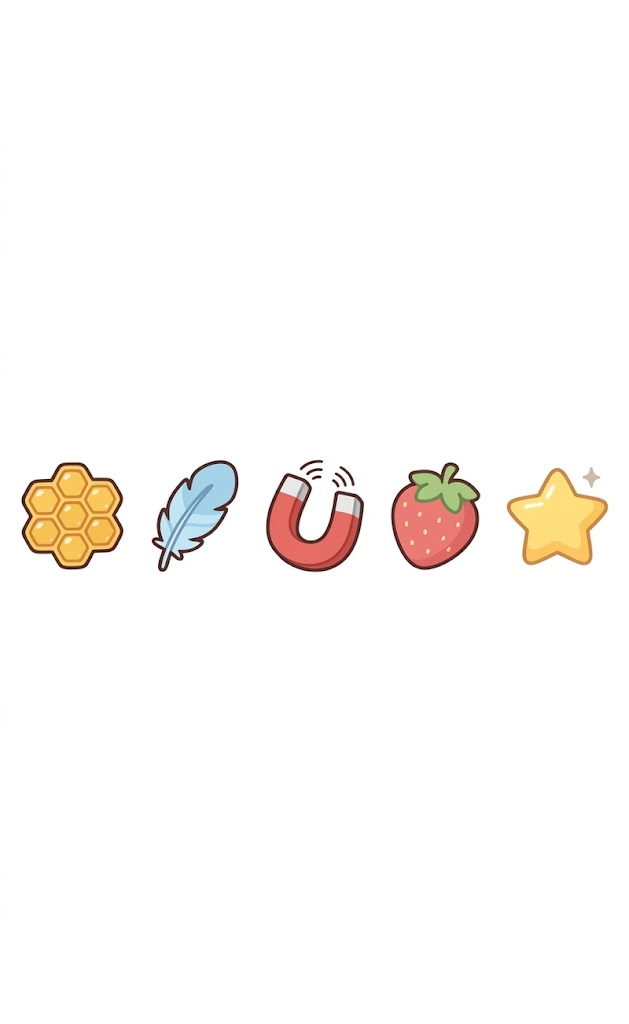
#> input picture assets/_items_src.png, 629 x 1024 px
$ python import_items.py
#> lines starting #> are read from the running program, lines starting #| are printed output that depends on the picture; after the words box and inside, x2 and y2 are one past the last pixel; in counts of white or black regions, pixels touching at a corner belong together
"""
Cuts the generated pickup icon sheet (one row of 5 icons on a white
background) into separate sprites in ./assets:

  pu_shield.png  pu_feather.png  pu_magnet.png  pu_berry.png  star.png

Usage:  python import_items.py [sheet.png]
The sheet is copied to assets/_items_src.png so the cut can be redone later;
a contact sheet of the result is written to assets/_items.png for checking.
"""
import os
import shutil
import sys

import numpy as np
from PIL import Image, ImageDraw, ImageFilter

HERE = os.path.dirname(os.path.abspath(__file__))
OUT = os.path.join(HERE, "assets")
SRC_COPY = os.path.join(OUT, "_items_src.png")
NAMES = ["pu_shield", "pu_feather", "pu_magnet", "pu_berry", "star"]
SIZE = 96          # every icon is saved centered in a SIZE x SIZE square


def columns(ink):
    """Split the row of icons on empty columns; small gaps (the magnet's
    motion lines, the star's sparkle) stay with their icon."""
    used = ink.any(axis=0)
    runs, x = [], 0
    while x < len(used):
        if used[x]:
            x0 = x
            while x < len(used) and used[x]:
                x += 1
            runs.append([x0, x])
        x += 1
    merged = [runs[0]]
    for r in runs[1:]:
        if r[0] - merged[-1][1] < 12:
            merged[-1][1] = r[1]
        else:
            merged.append(r)
    return merged


def cut(img, x0, x1):
    a = np.asarray(img).astype(int)[:, x0:x1]
    ink = a.min(axis=2) < 232
    ys = np.where(ink.any(axis=1))[0]
    a = a[max(0, ys[0] - 4): ys[-1] + 5]
    h, w = a.shape[:2]
    # background = near-white pixels connected to the border
    near_white = (a.min(axis=2) > 225).astype(np.uint8) * 255
    m = Image.fromarray(near_white).copy()
    for x in range(w):
        for y in (0, h - 1):
            if m.getpixel((x, y)) == 255:
                ImageDraw.floodfill(m, (x, y), 128)
    for y in range(h):
        for x in (0, w - 1):
            if m.getpixel((x, y)) == 255:
                ImageDraw.floodfill(m, (x, y), 128)
    alpha = Image.fromarray(((np.asarray(m) != 128) * 255).astype(np.uint8))
    alpha = alpha.filter(ImageFilter.GaussianBlur(.6))
    rgba = Image.fromarray(a.astype(np.uint8), "RGB").convert("RGBA")
    rgba.putalpha(alpha)
    rgba = rgba.crop(alpha.getbbox())
    k = (SIZE - 4) / max(rgba.size)
    rgba = rgba.resize((max(1, round(rgba.width * k)), max(1, round(rgba.height * k))),
                       Image.LANCZOS)
    out = Image.new("RGBA", (SIZE, SIZE))
    out.paste(rgba, ((SIZE - rgba.width) // 2, (SIZE - rgba.height) // 2))
    return out


def main():
    if len(sys.argv) > 1:
        shutil.copyfile(sys.argv[1], SRC_COPY)
    img = Image.open(SRC_COPY).convert("RGB")
#> img is the input picture: PIL image 629x1024 RGB; mean R, G, B 252, 249.7, 247.7
    ink = np.asarray(img).astype(int).min(axis=2) < 232
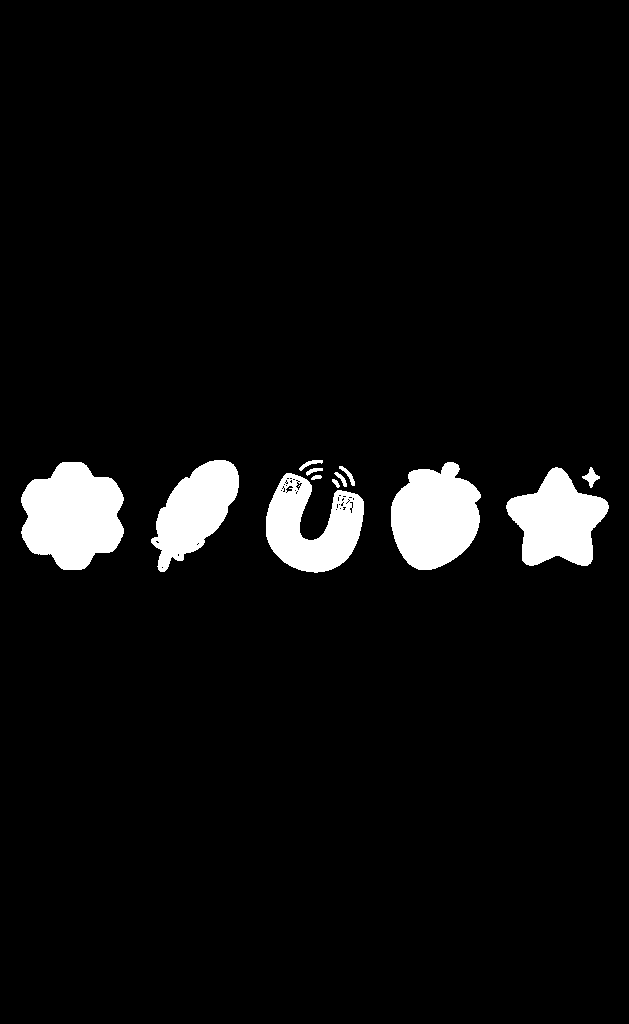
#> ink: shape (1024, 629) bool; 5.2% white; 12 white regions, largest, box (x1, y1, x2, y2) and area: (21, 462, 124, 570) 8267, (391, 462, 481, 570) 7182, (506, 467, 609, 566) 6213
    cols = columns(ink)
#> the loop in columns, `while x < len(used):` made 147 passes
#> (x0, x) on passes 22, 49: (21, 125), (151, 240)
#> x0 on passes 76, 103, 128: 266, 391, 506
#> after the loop in columns, `while x < len(used):`: runs = [[21, 124], [151, 239], [266, 364], [391, 481], [506, 609]]; x = 629
#> in columns, `merged = [runs[0]]`: merged = [[21, 124]]
#> the loop in columns, `for r in runs[1:]:` made 4 passes
#> after the loop in columns, `for r in runs[1:]:`: merged has the same summary as runs
#> cols has the same summary as runs in columns
    if len(cols) != len(NAMES):
        sys.exit(f"expected {len(NAMES)} icons, found {len(cols)} columns: {cols}")
    sheet = Image.new("RGB", (SIZE * len(NAMES) + 10 * (len(NAMES) + 1), SIZE + 20),
                      (60, 130, 80))
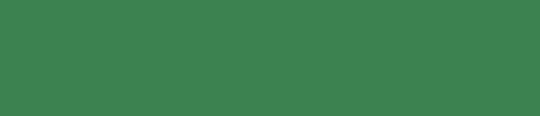
#> sheet: PIL image 540x116 RGB; mean R, G, B 60, 130, 80
    for i, (name, (x0, x1)) in enumerate(zip(NAMES, cols)):
        icon = cut(img, x0, x1)
        icon.save(os.path.join(OUT, name + ".png"))
        sheet.paste(icon, (10 + i * (SIZE + 10), 10), icon)
        print(name, "<-", (x0, x1))
#> this loop made 5 passes
#> (name, x0, x1, h in cut, w in cut, k in cut) on passes 1 to 5: ('pu_shield', 21, 124, 116, 103, 0.821), ('pu_feather', 151, 239, 120, 88, 0.793), ('pu_magnet', 266, 364, 121, 98, 0.786), ('pu_berry', 391, 481, 116, 90, 0.821), ('star', 506, 609, 107, 103, 0.893)
#| pu_shield <- (21, 124)
#| pu_feather <- (151, 239)
#| pu_magnet <- (266, 364)
#| pu_berry <- (391, 481)
#| star <- (506, 609)
#> pass 1, in cut, `ink = a.min(axis=2) < 232`:
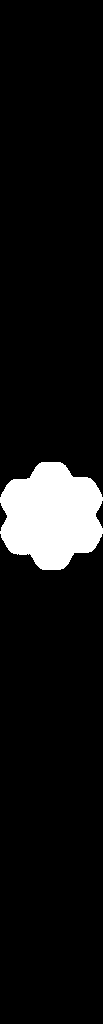
#> ink: shape (1024, 103) bool; 7.8% white; 1 white region, box (x1, y1, x2, y2) and area: (0, 462, 103, 570) 8267
#> pass 1, in cut, `a = a[max(0, ys[0] - 4): ys[-1] + 5]`:
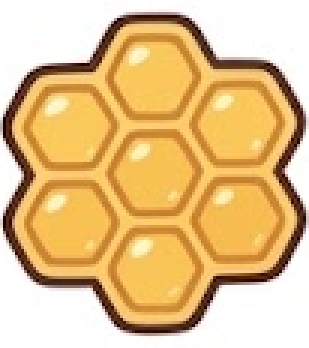
#> a: shape (116, 103, 3) int64 (shown 3 times larger); mean R, G, B 227.7, 192.1, 136.5
#> pass 1, in cut, `near_white = (a.min(axis=2) > 225).astype(np.uint8) * 255`:
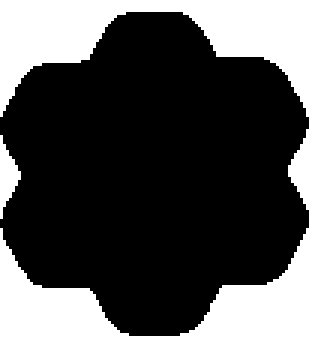
#> near_white: shape (116, 103) (shown 3 times larger); 31.1% white; 4 white regions, box (x1, y1, x2, y2) and area: (0, 76, 103, 116) 1772, (0, 0, 103, 39) 1738, (96, 43, 103, 70) 104, (0, 45, 7, 73) 101
#> after the loop:
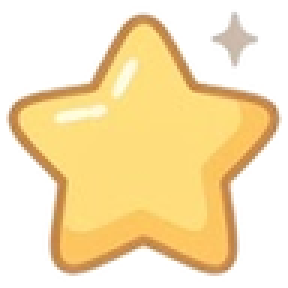
#> icon: PIL image 96x96 RGBA (shown 3 times larger); mean R, G, B, A 149.1, 127.3, 80.4, 139.4; transparent parts drawn white
#> after the loop:
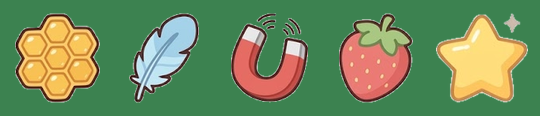
#> sheet: PIL image 540x116 RGB; mean R, G, B 111.3, 139.6, 92.9
    sheet.save(os.path.join(OUT, "_items.png"))


if __name__ == "__main__":
    main()
